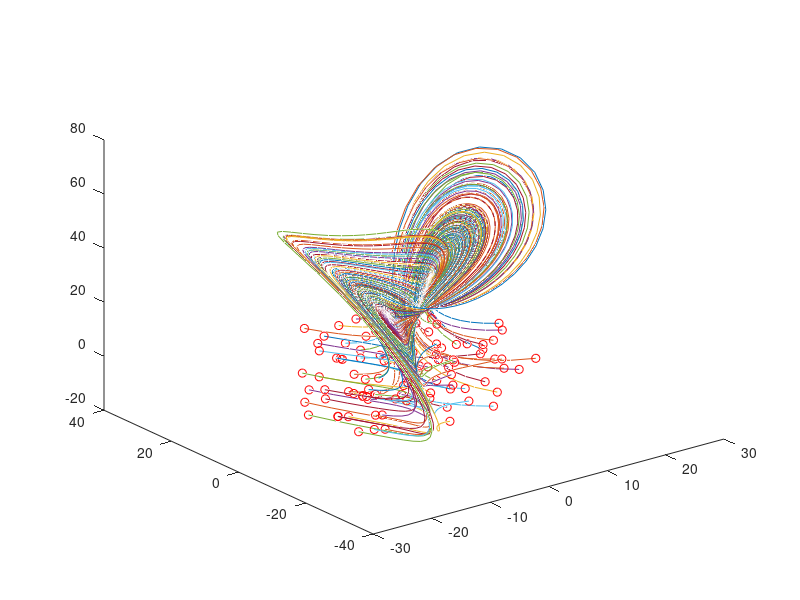

Reproduce this figure in MATLAB. (Note: this script raises an error after producing the figure.)
clc; clear;
% Simulate Lorenz system
dt = 0.01; T = 8; t = 0:dt:T;
b = 8/3; sig = 10; r = 28;

Lorenz = @(t,x)([sig*(x(2)-x(1)); ...
                 x(1)*(r - x(3)) - x(2); ...
                 x(1)*x(2) - b*x(3)]);

ode_options = odeset('RelTol', 1e-10, 'AbsTol', 1e-11);

input = []; output = [];
for j = 1:100 % traninig trajectories
    x0 = 30*(rand(3,1)-0.5);
    [t,y] = ode45(Lorenz,t,x0);
    input = [input; y(1:end-1,:)];
    output = [output; y(2:end,:)];
    plot3(y(:,1),y(:,2),y(:,3)), hold on
    plot3(x0(1),x0(2),x0(3),'ro');
end

% Build a neural network for Lorenz system
net = feedforwardnet([10 10 10]);
net.layers{1}.transferFcn = 'logsig';
net.layers{2}.transferFcn = 'radbas';
net.layers{3}.transferFcn = 'purelin';
net = train(net, input.', output.');

% Neural network for prediction
xtmp = x0;
ynn(1,:) = x0;
for jj = 2:length(t)
    y0 = net(x0);
    ynn(jj,:) = y0.'; x0=y0;
end

plot3(ynn(:,1),ynn(:,2),ynn(:,3),':')
hold on;
[t,ytrue] = ode45(Lorenz,t,xtmp);
plot3(ytrue(:,1), ytrue(:,2), ytrue(:,3));